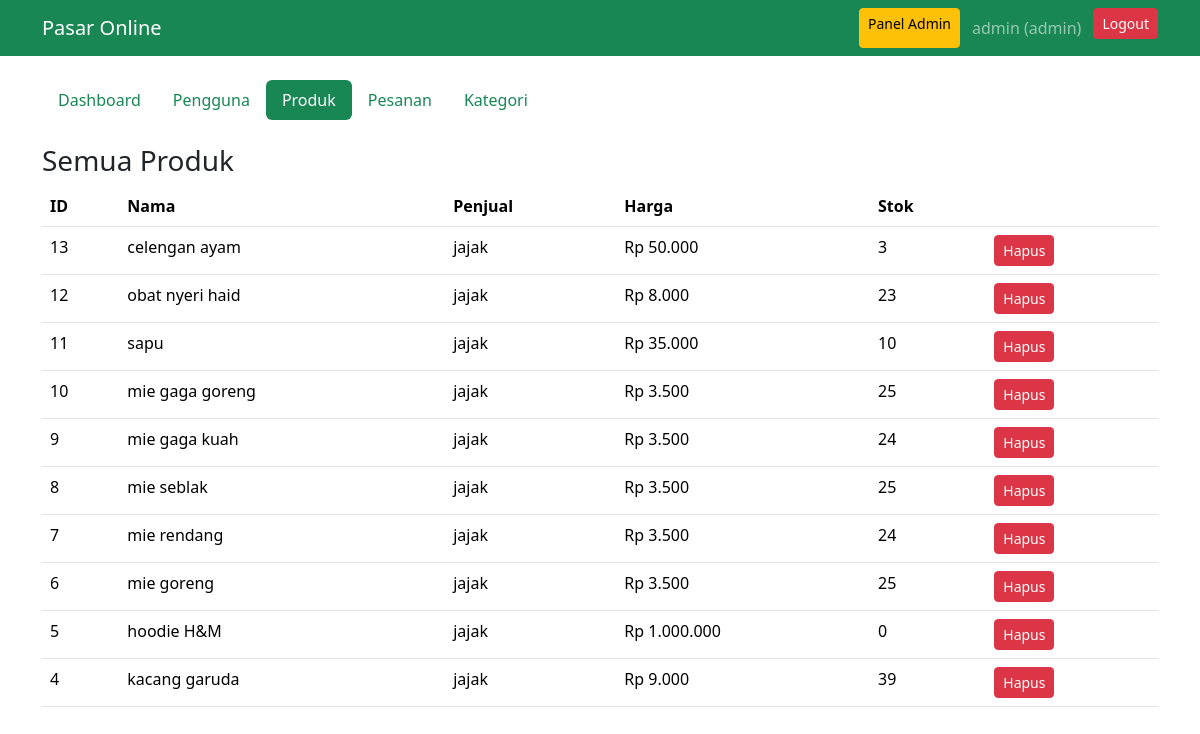
Page /panel/products.php (signed in) on the committed database.
### tables this page shows
CREATE TABLE `products` (
  `id` int(11) NOT NULL,
  `category_id` int(11) NOT NULL,
  `seller_id` int(11) NOT NULL,
  `name` varchar(150) NOT NULL,
  `description` text DEFAULT NULL,
  `price` decimal(12,2) NOT NULL,
  `stock` int(11) NOT NULL DEFAULT 0,
  `image_url` varchar(255) DEFAULT NULL,
  `created_at` timestamp NULL DEFAULT current_timestamp()
);

CREATE TABLE `users` (
  `id` int(11) NOT NULL,
  `name` varchar(100) NOT NULL,
  `email` varchar(100) NOT NULL,
  `password` varchar(255) NOT NULL,
  `role` enum('admin','seller','buyer') DEFAULT 'buyer'
);

### panel/products.php (the view, shortened to what this page needs)
<?php require __DIR__.'/../common.php'; require __DIR__.'/_nav.php'; require_role('admin');
panel_start('Semua Produk'); echo '<h3>Semua Produk</h3><table class="table"><tr><th>ID</th><th>Nama</th><th>Penjual</th><th>Harga</th><th>Stok</th><th></th></tr>';
foreach($db->query("SELECT p.*,u.name seller FROM products p JOIN users u ON u.id=p.seller_id ORDER BY p.id DESC") as $p)
 echo '<tr><td>'.$p['id'].'</td><td>'.e($p['name']).'</td><td>'.e($p['seller']).'</td><td>'.rp($p['price']).'</td><td>'.$p['stock'].'</td><td>
 <form method="post" onsubmit="return confirm(\'Hapus produk?\')">'.csrf_field().'<input type="hidden" name="id" value="'.$p['id'].'"><button class="btn btn-sm btn-danger">Hapus</button></form></td></tr>';
echo '</table>'; footer_html();

### rows in the picture
products: id "13", name "celengan ayam", users.name "jajak", price "Rp 50.000", stock "3"
products: id "12", name "obat nyeri haid", users.name "jajak", price "Rp 8.000", stock "23"
products: id "11", name "sapu", users.name "jajak", price "Rp 35.000", stock "10"
products: id "10", name "mie gaga goreng", users.name "jajak", price "Rp 3.500", stock "25"
products: id "9", name "mie gaga kuah", users.name "jajak", price "Rp 3.500", stock "24"
products: id "8", name "mie seblak", users.name "jajak", price "Rp 3.500", stock "25"
products: id "7", name "mie rendang", users.name "jajak", price "Rp 3.500", stock "24"
products: id "6", name "mie goreng", users.name "jajak", price "Rp 3.500", stock "25"
products: id "5", name "hoodie H&M", users.name "jajak", price "Rp 1.000.000", stock "0"
products: id "4", name "kacang garuda", users.name "jajak", price "Rp 9.000", stock "39"

### other values in the picture
$u['name'] "admin"
$u['role'] "admin"
$l "Dashboard"
$l "Pengguna"
$l "Produk"
$l "Pesanan"
$l "Kategori"
